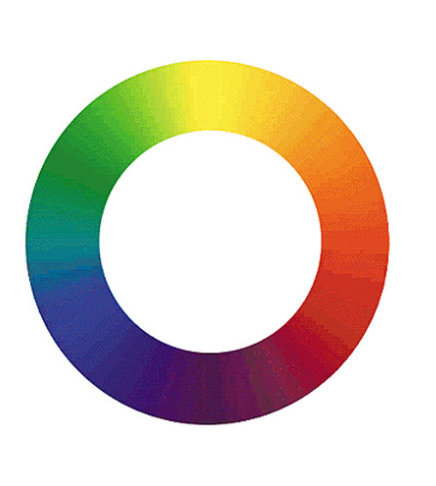
#> input picture images/rainbow.png, 436 x 486 px; its folder holds 4 pictures in this run
$ python main.py
#> lines starting #> are read from the running program, lines starting #| are printed output that depends on the picture; after the words box and inside, x2 and y2 are one past the last pixel; in counts of white or black regions, pixels touching at a corner belong together
### rainbow_clustering.py
from typing import Tuple, Union

import cv2
import numpy as np
from sklearn.cluster import KMeans


class RainbowClustering:
    def __init__(
            self,
            clusters: int,
            feature_mode: str = 'hsv',
            verbose: bool = False,
            white_threshold: int = 250,
            black_threshold: int = 10,
            clustering_method: str = 'kmeans'
    ) -> None:
        """
        Class for clustering different rainbow images. White and black background will be binarized as single
        background class. Set white_threshold to 256 and/or black_threshold to -1 to exclude binarization.

        :param clusters: number of clusters (background is not included here).
        :param feature_mode: use 'hsv' or 'rgb' features for clustering.
        :param verbose: set to True for verbosity mode.
        :param white_threshold: threshold value for binarization of the white color.
        :param black_threshold: threshold value for binarization of the black color.
        :param clustering_method: clustering method, only 'kmeans' is available now.
        """
        self.clusters = clusters + 1
        self.verbose = verbose

        self.feature_mode = feature_mode
        if self.feature_mode == 'hsv':
            self.feature_mode_factor = np.array([179, 255, 255])
        elif self.feature_mode == 'rgb':
            self.feature_mode_factor = np.array([255, 255, 255])
        else:
            raise ValueError(f'Available feature mode are ("hsv", "rgb"), got "{feature_mode}".')

        if not 0 <= white_threshold <= 255:
            print(f'White threshold value is out of borders (got "{white_threshold}"). Setting to "256".')
            white_threshold = 256
        if not 0 <= black_threshold <= 255:
            print(f'Black threshold value is out of borders (got "{black_threshold}"). Setting to "-1".')
            black_threshold = -1
        self.white_threshold = white_threshold
        self.black_threshold = black_threshold

        if clustering_method == 'kmeans':
            self.clustering = KMeans(n_clusters=self.clusters, verbose=verbose)
        else:
            raise ValueError(f'Available clustering_method is "kmeans", got "{clustering_method}".')

    def _prepare_feature_vectors(self, image: np.ndarray, grid_weight: Union[str, float] = 'default') -> np.ndarray:
        """
        Obtaining feature vectors based on the input image.

        :param image: RGB image numpy array with shape (height, width, 3).
        :param grid_weight: weight for pixels coordinates features.
            "default" uses clusters number as weight value; set 0 to exclude grid features or any other float value.
        :return: feature vectors array with shape (height * width, features number).
        """
        gray_image = cv2.cvtColor(image.copy(), cv2.COLOR_RGB2GRAY)

        # Thresholding the white and black colors.
        white_mask = np.where(gray_image >= self.white_threshold, 1, 0)
        black_mask = np.where(gray_image <= self.black_threshold, 1, 0)
        white_black_mask = np.expand_dims(np.logical_or(white_mask, black_mask), axis=2)
        thresh_image = np.where(white_black_mask, 0, image)
        if np.sum(white_black_mask) == 0:
            print('The background was not found. There will be no background cluster.')
            self.clusters -= 1
            self.clustering.n_clusters = self.clusters

        # Converting image to chosen feature mode and normalizing it.
        if self.feature_mode == 'hsv':
            feature_image = cv2.cvtColor(thresh_image, cv2.COLOR_RGB2HSV)
        elif self.feature_mode == 'rgb':
            feature_image = thresh_image
        else:
            raise ValueError(f'Available feature mode are ("hsv", "rgb"), got "{self.feature_mode}".')
        feature_image = feature_image / np.expand_dims(self.feature_mode_factor, axis=(0, 1))

        # Add pixels coordinates as features.
        grid = np.meshgrid(np.arange(feature_image.shape[1]), np.arange(feature_image.shape[0]))
        grid = np.stack(grid, axis=2)
        # Make background vectors far from non-background ones.
        grid = np.where(white_black_mask, -1000, grid)
        # Normalizing and adding weights to it. It allows you to obtain clusters with similar size and low noise.
        if grid_weight == 'default':
            grid_weight = self.clusters
        elif isinstance(grid_weight, str):
            raise ValueError(f'Expected grid_weight to be "default" or any float value, got "{grid_weight}".')
        grid = grid / np.max(grid) * grid_weight

        # Create feature vectors.
        feature_vectors = np.reshape(
            np.concatenate([feature_image, grid], axis=2),
            (feature_image.shape[0] * feature_image.shape[1], feature_image.shape[2] + grid.shape[2])
        )
        return feature_vectors

    def predict(self, image: np.ndarray, grid_weight: Union[str, float] = 'default') -> Tuple[np.ndarray, np.ndarray]:
        """
        Make pixel clustering of single RGB image.

        :param image: RGB image numpy array with shape (height, width, 3).
        :param grid_weight: weight for pixels coordinates features.
            "default" uses clusters number as weight value; set 0 to exclude grid features or any other float value.
        :return: mask numpy array with shape (height, width) and centroids numpy array with shape (clusters number, 3).
         - Mask values are indexes of the corresponding centroids vectors, e.g. 4 corresponds to centroids[4, :].
         - Every centroid vector is an RGB color vector.
        """
        vectors = self._prepare_feature_vectors(image, grid_weight)

        clustering_result = self.clustering.fit_predict(vectors)
        centroids = self.clustering.cluster_centers_[:, :3] * self.feature_mode_factor
        centroids = centroids.astype(np.uint8)
        if self.feature_mode == 'hsv':
            centroids = cv2.cvtColor(np.expand_dims(centroids, 0), cv2.COLOR_HSV2RGB)[0, :, :]

        mask = np.reshape(clustering_result, (image.shape[0], image.shape[1]))
        return mask, centroids

### main.py
import os
from typing import Tuple, Union

import cv2
import matplotlib.pyplot as plt
import numpy as np
from matplotlib import rcParams
from tqdm import tqdm

from rainbow_clustering import RainbowClustering


def create_color_mask(
        mask_shape: Tuple[int, int, int], clustering_mask: np.ndarray, centroids_array: np.ndarray
) -> np.ndarray:
    """
    Create color mask of clustering results.

    :param mask_shape: shape of original RGB image (height, width, 3).
    :param clustering_mask: clustering mask array with shape (clusters number, 3)
    :param centroids_array: centroids numpy array from clustering.
    :return: color mask array as an RGB image with shape (height, width, 3).
    """
    mask = np.zeros(mask_shape, dtype=np.uint8)
    clustering_mask = np.expand_dims(clustering_mask, axis=2)
    centroids_array = np.expand_dims(centroids_array, axis=(0, 1))
    for _i in range(centroids_array.shape[2]):
        mask = np.where(clustering_mask == _i, centroids_array[:, :, _i, :], mask)
    return mask


def process_image(
        img_path: str, save_path: str, feature_mode: str = 'rgb', grid_weight: Union[str, float] = 'default'
) -> None:
    """
    Process an image with different amount of clusters, plot all masks together and save plots to a file.

    :param img_path: path to image to be processed.
    :param save_path: path to existed folder to save plots file.
    :param feature_mode: use 'hsv' or 'rgb' features for clustering.
    :param grid_weight: weight for pixels coordinates features.
            "default" uses clusters number as weight value; set 0 to exclude grid features or any other float value.
    """
#> called with img_path = 'images/rainbow.png', save_path = 'results_rgb', feature_mode = 'rgb', grid_weight = 'default'
    clusters_list = [1, 2, 3, 4, 7, 12, 20]

    image = cv2.cvtColor(cv2.imread(img_path), cv2.COLOR_BGR2RGB)

    fig, axes = plt.subplots(2, 4, figsize=(18, 10), dpi=200, sharex='all', sharey='all')
    fig.suptitle(f'Image "{os.path.basename(img_path)}", feature_mode "{feature_mode}", grid_weight "{grid_weight}".')
    axes[0, 0].imshow(image)
    axes[0, 0].set(title='Original image')
    axes[0, 0].axis('off')

    for i, clusters in enumerate(tqdm(clusters_list, desc='Cluster values', leave=False), start=1):
        clustering_obj = RainbowClustering(clusters=clusters, feature_mode=feature_mode)
        result, centroids = clustering_obj.predict(image, grid_weight=grid_weight)
        color_mask = create_color_mask(image.shape, result, centroids)

        axes[i // 4, i % 4].imshow(color_mask)
        axes[i // 4, i % 4].set(title=f'{clusters} clusters')
        axes[i // 4, i % 4].axis('off')
#> this loop made 7 passes
#> centroids on passes 1 to 3: [[0, 0, 0], [135, 108, 74]], [[216, 135, 47], [0, 0, 0], [60, 82, 98]], [[0, 0, 0], [199, 73, 45], [158, 190, 56], [56, 64, 116]]
#> pass 1, in _prepare_feature_vectors, `gray_image = cv2.cvtColor(image.copy(), cv2.COLOR_RGB2GRAY)`:
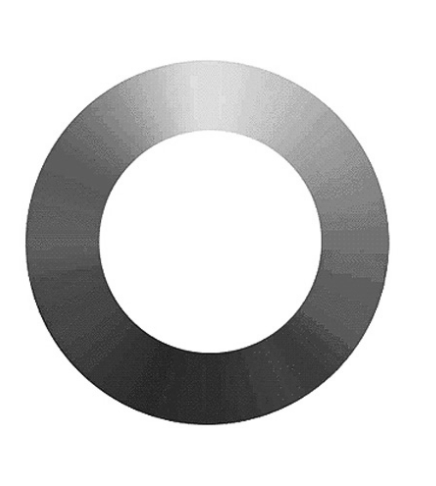
#> gray_image: shape (486, 436); min 13, max 255, mean 209.7
#> pass 1, in _prepare_feature_vectors, `white_mask = np.where(gray_image >= self.white_threshold, 1, 0)`:
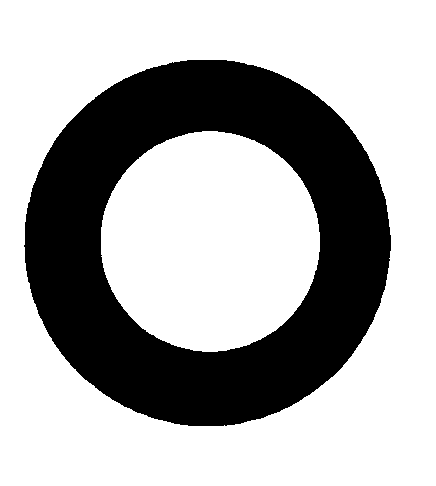
#> white_mask: shape (486, 436) int64; values 0 (black) and 1 (white), 68.2% white; 1 black region, box (x1, y1, x2, y2) and area: (24, 60, 391, 426) 67364

    fig.savefig(os.path.join(save_path, os.path.basename(img_path)), bbox_inches='tight')
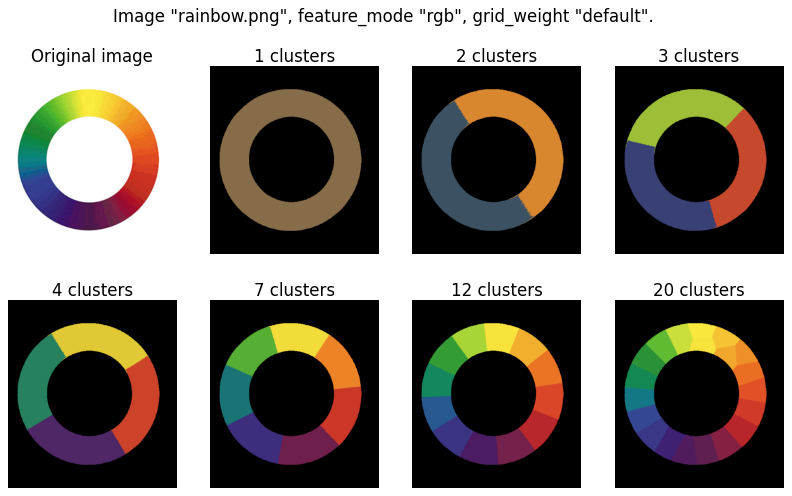
#> figure drawn by matplotlib, 8 panels
    plt.close(fig)
    plt.close('all')


if __name__ == '__main__':
    IMAGES_PATH = 'images'
    save_path_rgb = 'results_rgb'
    save_path_hsv = 'results_hsv'
    os.makedirs(save_path_rgb, exist_ok=True)
    os.makedirs(save_path_hsv, exist_ok=True)

    rcParams.update({'font.size': 18})

    images_with_grid = ['rainbow.png', 'rainbow_2.png', 'rainbow_3.png', 'rainbow_4.png']
    images_without_grid = ['rainbow_5.png', 'spectrum_1.jpg', 'spectrum_2.jpg']
    spectrum = [os.path.join(IMAGES_PATH, p) for p in os.listdir(IMAGES_PATH) if 'spectrum' in p]

    for ft_mode, s_path in zip(['rgb', 'hsv'], [save_path_rgb, save_path_hsv]):
        for path in tqdm(images_with_grid, desc=f'Rainbow images, {ft_mode} mode'):
            process_image(
                img_path=os.path.join(IMAGES_PATH, path),
                save_path=s_path,
                feature_mode=ft_mode,
                grid_weight='default'
            )
        for path in tqdm(images_without_grid, desc=f'Spectrum images, {ft_mode} mode'):
            process_image(
                img_path=os.path.join(IMAGES_PATH, path),
                save_path=s_path,
                feature_mode=ft_mode,
                grid_weight=0
            )
#> (the run stopped early here; a loop or call above may not have finished)
